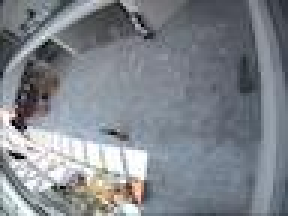
#> input picture frames2/Walk1000.jpg, 96 x 72 px, found by its file name (shown 3 times larger)
$ python test_median_bg_model.py
#> lines starting #> are read from the running program, lines starting #| are printed output that depends on the picture
### bg_modelling/median_gray/median_bg_model.py
import numpy as np


def median_bg_model(frame, adaption_rate, threshold, median):
    lt = frame > median
    lt = (lt - 0.5) * 2

    median = median + lt * adaption_rate

    bg_fg = np.zeros((frame.shape[0], frame.shape[1]))

    bg_fg = np.abs(frame - median) <= threshold

    return (bg_fg, median)

### bg_modelling/median_gray/test_median_bg_model.py
from matplotlib import pyplot as plt
import numpy as np
import PIL.Image
from matplotlib.animation import ArtistAnimation
from median_bg_model import median_bg_model
from scipy.signal import medfilt2d

plt.set_cmap("gray")

first_frame = np.asarray(PIL.Image.open('../../frames/Walk1000.jpg').convert('L'))
median = medfilt2d(first_frame, 9)
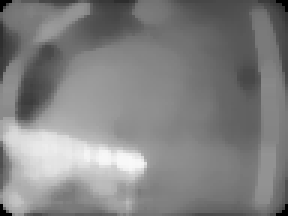
#> median: shape (72, 96) (shown 3 times larger); min 0, max 249, mean 129.8

frames = []
fig = plt.figure()

for i in range(611):
    file_name = '../../frames/Walk1{:03d}.jpg'.format(i)
    frame = np.asarray(PIL.Image.open(file_name).convert('L'))

    (bg_fg, median) = median_bg_model(frame, 0.5, 40, median)
#> in median_bg_model, `lt = frame > median`:
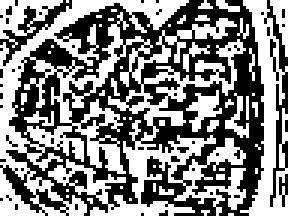
#> lt: shape (72, 96) bool (shown 3 times larger); 51.3% white; black in thin lines or dots
#> in median_bg_model, `lt = (lt - 0.5) * 2`: lt: shape (72, 96) float64; values -1 (black) and 1 (white), 51.3% white; black in thin lines or dots
#> in median_bg_model, `bg_fg = np.abs(frame - median) <= threshold`:
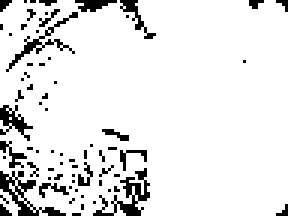
#> bg_fg: shape (72, 96) bool (shown 3 times larger); 90.3% white; black in thin lines or dots
#> (the run stopped early here; a loop or call above may not have finished)
